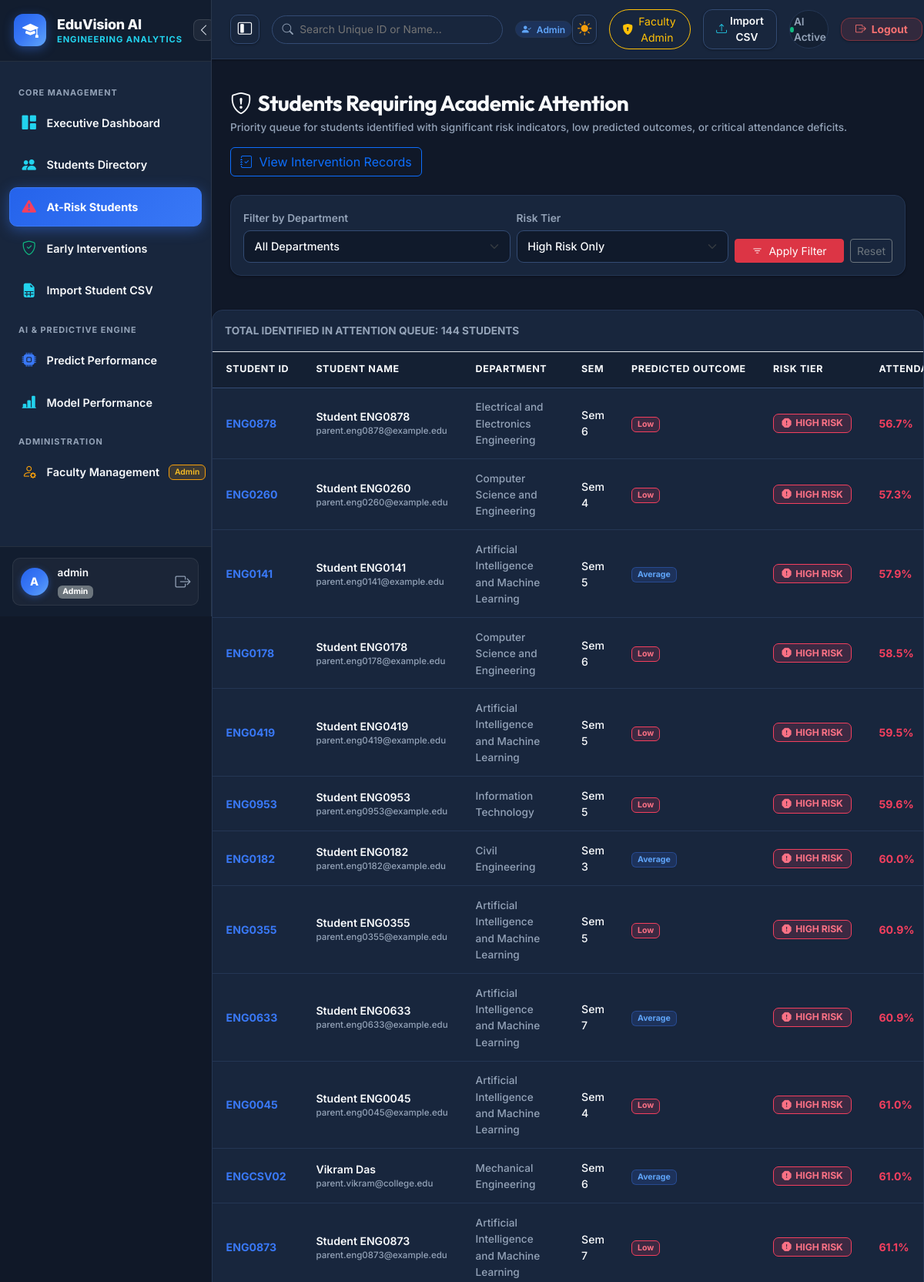
Page /at-risk (signed in, upper part) on the committed database.
### database/models.py (models this page shows, shortened)
class Student(db.Model):
    __tablename__ = "students"
    id = db.Column(db.Integer, primary_key=True)
    student_id = db.Column(db.String(20), unique=True, nullable=False, index=True)
    name = db.Column(db.String(120), nullable=True, default="Student")
    parent_email = db.Column(db.String(120), nullable=True)
    department = db.Column(db.String(100), nullable=False, index=True)
    semester = db.Column(db.Integer, nullable=False)
    age = db.Column(db.Integer, nullable=False)
    gender = db.Column(db.String(10), nullable=False)
    attendance_percentage = db.Column(db.Float, nullable=False)
    study_hours_per_day = db.Column(db.Float, nullable=False, default=4.0)
    previous_semester_percentage = db.Column(db.Float, nullable=False)
    internal_exam_1 = db.Column(db.Float, nullable=False)
    internal_exam_2 = db.Column(db.Float, nullable=False)
    assignment_average = db.Column(db.Float, nullable=False)
    lab_score = db.Column(db.Float, nullable=False)
    midterm_score = db.Column(db.Float, nullable=False)
    project_score = db.Column(db.Float, nullable=False)
    backlogs = db.Column(db.Integer, nullable=False, default=0)
    previous_failures = db.Column(db.Integer, nullable=False, default=0)
    class_participation = db.Column(db.Integer, nullable=False, default=5)
    extracurricular_score = db.Column(db.Float, nullable=False, default=50.0)
    technical_skill_score = db.Column(db.Float, nullable=False)
    coding_skill_score = db.Column(db.Float, nullable=False)
    communication_skill_score = db.Column(db.Float, nullable=False)
    aptitude_score = db.Column(db.Float, nullable=False)
    final_exam_score = db.Column(db.Float, nullable=True)
    performance_category = db.Column(db.String(20), nullable=True)
    latest_prediction = db.Column(db.String(20), nullable=True)
    latest_risk_level = db.Column(db.String(20), nullable=True)
    latest_confidence = db.Column(db.Float, nullable=True)
    created_at = db.Column(db.DateTime, default=datetime.utcnow)
    predictions = db.relationship("Prediction", backref="student_ref", lazy=True, cascade="all, delete-orphan")
    interventions = db.relationship("Intervention", backref="student_ref", lazy=True, cascade="all, delete-orphan")
    @property
    def arrears(self):
        return self.backlogs
    @property
    def arrears_count(self):
        return self.backlogs
    @property
    def prev_sem_cgpa(self):
        return round(self.previous_semester_percentage / 9.5, 2) if self.previous_semester_percentage else 0.0

### app.py (the view)
    @app.route("/at-risk")
    @login_required
    @role_required("admin", "faculty")
    def at_risk():
        if session.get("role") == "student" and session.get("student_id"):
            return redirect(url_for("student_detail", student_id=session.get("student_id")))
        dept_filter = request.args.get("department", "")
        risk_filter = request.args.get("risk_level", "HIGH RISK")
        query = Student.query
        if risk_filter == "ALL":
            query = query.filter((Student.latest_risk_level == "HIGH RISK") | (Student.latest_risk_level == "MEDIUM RISK"))
        elif risk_filter:
            query = query.filter(Student.latest_risk_level == risk_filter)
        if dept_filter:
            query = query.filter(Student.department == dept_filter)
        students_list = query.order_by(Student.attendance_percentage.asc()).all()
        departments = [d[0] for d in db.session.query(Student.department).distinct().order_by(Student.department).all()]
        return render_template(
            "at_risk.html",
            students=students_list,
            departments=departments,
            current_dept=dept_filter,
            current_risk=risk_filter
        )

### templates/at_risk.html (shortened to what this page needs)
{% extends "base.html" %}
{% block content %}
<div class="d-flex flex-wrap align-items-center justify-content-between gap-3 mb-4">
  <div>
    <h2 class="h3 fw-bold mb-1 text-danger d-flex align-items-center gap-2">
      <i class="bi bi-shield-exclamation"></i> Students Requiring Academic Attention
    </h2>
    <p class="text-secondary small mb-0">Priority queue for students identified with significant risk indicators, low predicted outcomes, or critical attendance deficits.</p>
  </div>
  <a href="{{ url_for('interventions') }}" class="btn btn-outline-primary">
    <i class="bi bi-journal-check me-1"></i> View Intervention Records
  </a>
</div>
<div class="card-table-wrapper p-3 mb-4">
    <form method="GET" action="{{ url_for('at_risk') }}" class="row g-2 align-items-end">
      <div class="col-md-5">
        <label class="form-label small fw-semibold text-muted">Filter by Department</label>
        <select class="form-select form-select-sm" name="department">
          <option value="">All Departments</option>
        </select>
      </div>
      <div class="col-md-4">
        <label class="form-label small fw-semibold text-muted">Risk Tier</label>
        <select class="form-select form-select-sm" name="risk_level">
          <option value="HIGH RISK" {% if current_risk == 'HIGH RISK' %}selected{% endif %}>High Risk Only</option>
        </select>
      </div>
      <div class="col-md-3 d-flex gap-2">
        <button type="submit" class="btn btn-sm btn-danger w-100">
          <i class="bi bi-filter me-1"></i> Apply Filter
        </button>
        <a href="{{ url_for('at_risk') }}" class="btn btn-sm btn-outline-secondary">Reset</a>
      </div>
    </form>
  </div>
</div>
<div class="card-table-wrapper mb-4">
  <div class="p-3 border-bottom d-flex justify-content-between align-items-center">
    <span class="fw-bold small text-muted text-uppercase">
      Total Identified in Attention Queue: {{ students|length }} Students
    </span>
  </div>
  <div class="table-responsive">
    <table class="table table-custom">
      <thead>
        <tr>
          <th>Student ID</th>
          <th>Student Name</th>
          <th>Department</th>
          <th>Sem</th>
          <th>Predicted Outcome</th>
          <th>Risk Tier</th>
          <th>Attendance</th>
        </tr>
      </thead>
      <tbody>
        {% for s in students %}
        <tr>
          <td>
            <a href="{{ url_for('student_detail', student_id=s.student_id) }}" class="fw-bold text-primary text-decoration-none">
              {{ s.student_id }}
            </a>
          </td>
          <td>
            <div class="fw-semibold text-dark">{{ s.name or 'Student ' ~ s.student_id }}</div>
            <div class="text-secondary" style="font-size: 0.72rem;">{{ s.parent_email or '' }}</div>
          </td>
          <td><span class="small text-secondary">{{ s.department }}</span></td>
          <td>Sem {{ s.semester }}</td>
          <td>
            {% if s.latest_prediction == 'High' %}
              <span class="badge badge-perf-high">High</span>
            {% elif s.latest_prediction == 'Average' %}
              <span class="badge badge-perf-avg">Average</span>
            {% else %}
              <span class="badge badge-perf-low">Low</span>
            {% endif %}
          </td>
          <td>
            {% if s.latest_risk_level == 'HIGH RISK' %}
              <span class="badge badge-risk badge-risk-high"><i class="bi bi-exclamation-octagon-fill"></i> HIGH RISK</span>
            {% elif s.latest_risk_level == 'MEDIUM RISK' %}
              <span class="badge badge-risk badge-risk-medium"><i class="bi bi-exclamation-triangle"></i> MEDIUM</span>
            {% else %}
              <span class="badge badge-risk badge-risk-low"><i class="bi bi-check-circle"></i> LOW</span>
            {% endif %}
          </td>
          <td>
            <span class="{% if s.attendance_percentage < 75 %}text-danger fw-bold{% else %}text-muted{% endif %}">
              {{ s.attendance_percentage }}%
            </span>
          </td>
        </tr>
        {% endfor %}
      </tbody>
    </table>
  </div>
</div>
{% endblock %}

### rows in the picture
Student: student_id "ENG0878", name "Student ENG0878", parent_email "parent.eng0878@example.edu", department "Electrical and Electronics Engineering", semester "6", latest_prediction "Low", latest_risk_level "HIGH RISK" (drawn), attendance_percentage "56.7"
Student: student_id "ENG0260", name "Student ENG0260", parent_email "parent.eng0260@example.edu", department "Computer Science and Engineering", semester "4", latest_prediction "Low", latest_risk_level "HIGH RISK" (drawn), attendance_percentage "57.3"
Student: student_id "ENG0141", name "Student ENG0141", parent_email "parent.eng0141@example.edu", department "Artificial Intelligence and Machine Learning", semester "5", latest_prediction "Average", latest_risk_level "HIGH RISK" (drawn), attendance_percentage "57.9"
Student: student_id "ENG0178", name "Student ENG0178", parent_email "parent.eng0178@example.edu", department "Computer Science and Engineering", semester "6", latest_prediction "Low", latest_risk_level "HIGH RISK" (drawn), attendance_percentage "58.5"
Student: student_id "ENG0419", name "Student ENG0419", parent_email "parent.eng0419@example.edu", department "Artificial Intelligence and Machine Learning", semester "5", latest_prediction "Low", latest_risk_level "HIGH RISK" (drawn), attendance_percentage "59.5"
Student: student_id "ENG0953", name "Student ENG0953", parent_email "parent.eng0953@example.edu", department "Information Technology", semester "5", latest_prediction "Low", latest_risk_level "HIGH RISK" (drawn), attendance_percentage "59.6"
Student: student_id "ENG0182", name "Student ENG0182", parent_email "parent.eng0182@example.edu", department "Civil Engineering", semester "3", latest_prediction "Average", latest_risk_level "HIGH RISK" (drawn), attendance_percentage "60.0"
Student: student_id "ENG0355", name "Student ENG0355", parent_email "parent.eng0355@example.edu", department "Artificial Intelligence and Machine Learning", semester "5", latest_prediction "Low", latest_risk_level "HIGH RISK" (drawn), attendance_percentage "60.9"
Student: student_id "ENG0633", name "Student ENG0633", parent_email "parent.eng0633@example.edu", department "Artificial Intelligence and Machine Learning", semester "7", latest_prediction "Average", latest_risk_level "HIGH RISK" (drawn), attendance_percentage "60.9"
Student: student_id "ENG0045", name "Student ENG0045", parent_email "parent.eng0045@example.edu", department "Artificial Intelligence and Machine Learning", semester "4", latest_prediction "Low", latest_risk_level "HIGH RISK" (drawn), attendance_percentage "61.0"
Student: student_id "ENGCSV02", name "Vikram Das", parent_email "parent.vikram@college.edu", department "Mechanical Engineering", semester "6", latest_prediction "Average", latest_risk_level "HIGH RISK" (drawn), attendance_percentage "61.0"
Student: student_id "ENG0873", name "Student ENG0873", parent_email "parent.eng0873@example.edu", department "Artificial Intelligence and Machine Learning", semester "7", latest_prediction "Low", latest_risk_level "HIGH RISK" (drawn), attendance_percentage "61.1"

### other values in the picture
{{ session.get('username', 'U')[0]|upper }} "A"
{{ session.get('username') }} "admin"
{{ session.get('role') }} "Admin"
{{ students|length }} "144"
